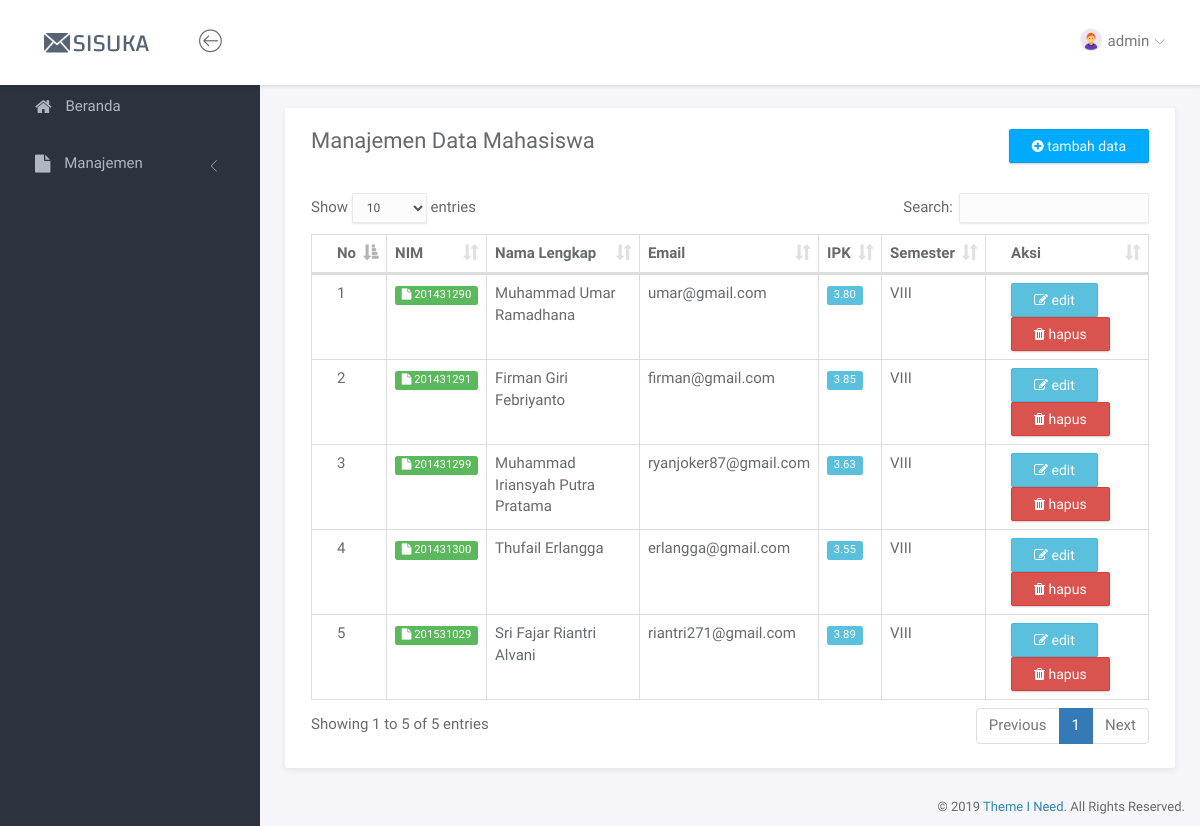
The app's page /index.php?page=mahasiswa (signed in) with its own data.
### tables this page shows
CREATE TABLE `tbl_user` (
  `id_user` int(11) NOT NULL,
  `username` varchar(15) NOT NULL,
  `password` varchar(10) NOT NULL,
  `role` int(2) NOT NULL,
  `terakhir_login` timestamp NULL DEFAULT NULL ON UPDATE CURRENT_TIMESTAMP
);

CREATE TABLE `tbl_mahasiswa` (
  `nim` varchar(15) NOT NULL,
  `nama_lengkap` varchar(100) NOT NULL,
  `email` varchar(50) NOT NULL,
  `ipk` decimal(3,2) NOT NULL,
  `semester` varchar(5) NOT NULL,
  `password` varchar(10) NOT NULL,
  `terakhir_login` timestamp NULL DEFAULT NULL ON UPDATE CURRENT_TIMESTAMP
);

### service.php (called while the page is built, shortened)
<?php
$user       = $_SESSION['username'];
$role       = $_SESSION['role'];
if ($role == 1){
    $sql = mysqli_query($conn, "SELECT * FROM tbl_user WHERE username='$user'");
    $datauser = mysqli_fetch_array($sql);
    $nama = $datauser['username'];
    $photo = 'assets/img/admin.png';
} else {
    $sql = mysqli_query($conn, "SELECT * FROM tbl_mahasiswa WHERE nim='$user'");
    $datauser = mysqli_fetch_array($sql);
    $nama = $datauser['nama_lengkap'];
    $photo = 'assets/img/no-photo.png';
}
?>

### page/mahasiswa/mahasiswa.php (the view, shortened to what this page needs)
<div class="panel panel-headline">
    <div class="panel-heading">
        <div class="row">
            <div class="col-md-12">
                <div class="pull-left">
                    <h3 class="panel-title">Manajemen Data Mahasiswa</h3>
                </div>
                <div class="pull-right">
                    <a href="?page=mahasiswatambah" class="btn btn-primary"><i class="fa fa-plus-circle"></i> tambah data</a>
                </div>
            </div>
        </div>
    </div>
    <div class="panel-body">
        <div class="row">
            <div class="col-md-12">
                <div class="table-responsive">
                    <table class="table table-bordered example">
                        <thead>
                            <tr>
                                <th>No</th>
                                <th>NIM</th>
                                <th>Nama Lengkap</th>
                                <th>Email</th>
                                <th>IPK</th>
                                <th>Semester</th>
                                <th>Aksi</th>
                            </tr>
                        </thead>
                        <tbody>
                            <?php
                            $no = 1;
                            $q = mysqli_query($conn, "SELECT * FROM tbl_mahasiswa");
                            while($data=mysqli_fetch_array($q)){ ?>
                                <tr>
                                    <td><?= $no ?></td>
                                    <td><span class="label label-success"><i class="fa fa-file"></i> <?= $data['nim'] ?></span></td>
                                    <td><?= $data['nama_lengkap'] ?></td>
                                    <td><?= $data['email'] ?></td>
                                    <td><span class="label label-info"><?= $data['ipk'] ?></span></td>
                                    <td><?= $data['semester'] ?></td>
                                    <td>
                                        <a href="?page=mahasiswaedit&id=<?= $data['nim'] ?>" class="btn btn-info"><i class="fa fa-edit"></i> edit</a>
                                        <a href="?page=mahasiswahapus&id=<?= $data['nim'] ?>" class="btn btn-danger"><i class="fa fa-trash"></i> hapus</a>
                                    </td>
                                </tr>
                            <?php $no++; } ?>
                        </tbody>
                    </table>
                </div>
            </div>
        </div>
    </div>
</div>

### header.php (shortened to what this page needs)
<nav class="navbar navbar-default navbar-fixed-top">
			<div class="brand">
				<a href="index.html"><img src="assets/img/sisuka.png" alt="Klorofil Logo" class="img-responsive logo"></a>
			</div>
			<div class="container-fluid">
				<div class="navbar-btn">
					<button type="button" class="btn-toggle-fullwidth"><i class="lnr lnr-arrow-left-circle"></i></button>
				</div>
				<div id="navbar-menu">
					<ul class="nav navbar-nav navbar-right">
						<li class="dropdown">
							<a href="#" class="dropdown-toggle" data-toggle="dropdown"><img src="<?= $photo ?>" class="img-circle" alt="Avatar"> <span><?= $nama ?></span> <i class="icon-submenu lnr lnr-chevron-down"></i></a>
						</li>
					</ul>
				</div>
			</div>
		</nav>

### assets/css/main.css (style rules this page uses)
html { position: relative; min-height: 100%; }
body { background-color: #F3F5F8; font-family: "Source Sans Pro", sans-serif; font-size: 15px; color: #676a6d; }
a { color: #3287B2; }
th { font-weight: 600; }
.navbar-default { -webkit-transition: all 0.3s ease-in-out; -moz-transition: all 0.3s ease-in-out; -ms-transition: all 0.3s ease-in-out; -o-transition: all 0.3s ease-in-out; transition: all 0.3s ease-in-out; -moz-box-shadow: 1px 2px 3px rgba(0, 0, 0, 0.1); -webkit-box-shadow: 1px 2px 3px rgba(0, 0, 0, 0.1); box-shadow: 1px 2px 3px rgba(0, 0, 0, 0.1); -webkit-border-radius: 0; -moz-border-radius: 0; border-radius: 0; padding: 0; margin: 0; border: none; background-color: #fff; }
.navbar-default .brand { float: left; padding: 30px 39px; background-color: #fff; }
.navbar-btn { float: left; padding: 16px 0; }
.navbar-btn button { font-size: 24px; padding: 4px 8px; line-height: .7; border: none; background: none; outline: none; }
.navbar-nav > li > a { padding: 28px 20px; }
.navbar-nav > li > a > i { font-size: 22px; margin-right: 2px; vertical-align: middle; }
.navbar-nav > li > a > i.icon-submenu { margin-left: 2px; margin-right: 0; font-size: 10px; position: relative; top: 2px; }
.navbar-nav > li > a > span { position: relative; top: 2px; }
.navbar-nav > li > a img { width: 22px; margin-right: 2px; }
@media screen and (min-width: 768px) { .navbar-nav.navbar-right { margin-right: 0; } }
.btn { -webkit-border-radius: 2px; -moz-border-radius: 2px; border-radius: 2px; -moz-box-shadow: 0px 1px 2px 0 rgba(0, 0, 0, 0.2); -webkit-box-shadow: 0px 1px 2px 0 rgba(0, 0, 0, 0.2); box-shadow: 0px 1px 2px 0 rgba(0, 0, 0, 0.2); padding: 6px 22px; }
.btn-primary { background-color: #00AAFF; border-color: #00a0f0; }
.panel { -webkit-border-radius: 3px; -moz-border-radius: 3px; border-radius: 3px; -moz-box-shadow: 0 2px 6px rgba(0, 0, 0, 0.08); -webkit-box-shadow: 0 2px 6px rgba(0, 0, 0, 0.08); box-shadow: 0 2px 6px rgba(0, 0, 0, 0.08); background-color: #fff; margin-bottom: 30px; }
.panel .panel-heading, .panel .panel-body, .panel .panel-footer { padding-left: 25px; padding-right: 25px; }
.panel .panel-heading { padding-top: 20px; padding-bottom: 20px; position: relative; }
.panel .panel-heading .panel-title { margin: 0; font-size: 18px; font-weight: 300; }
.panel .panel-body { padding-top: 10px; padding-bottom: 15px; }
.panel.panel-headline .panel-heading { border-bottom: none; }
.panel.panel-headline .panel-heading .panel-title { margin-bottom: 8px; font-size: 22px; font-weight: normal; }
.panel .table > thead > tr > td:first-child, .panel .table > thead > tr > th:first-child, .panel .table > tbody > tr > td:first-child, .panel .table > tbody > tr > th:first-child, .panel .table > tfoot > tr > td:first-child, .panel .table > tfoot > tr > th:first-child { padding-left: 25px; }
.panel .table > thead > tr > td:last-child, .panel .table > thead > tr > th:last-child, .panel .table > tbody > tr > td:last-child, .panel .table > tbody > tr > th:last-child, .panel .table > tfoot > tr > td:last-child, .panel .table > tfoot > tr > th:last-child { padding-left: 25px; }
.label { font-weight: normal; }

### records on screen
tbl_user: username "admin"
tbl_mahasiswa: nim "201431290", nama_lengkap "Muhammad Umar Ramadhana", email "umar@gmail.com", ipk "3.80", semester "VIII"
tbl_mahasiswa: nim "201431291", nama_lengkap "Firman Giri Febriyanto", email "firman@gmail.com", ipk "3.85", semester "VIII"
tbl_mahasiswa: nim "201431299", nama_lengkap "Muhammad Iriansyah Putra Pratama", email "ryanjoker87@gmail.com", ipk "3.63", semester "VIII"
tbl_mahasiswa: nim "201431300", nama_lengkap "Thufail Erlangga", email "erlangga@gmail.com", ipk "3.55", semester "VIII"
tbl_mahasiswa: nim "201531029", nama_lengkap "Sri Fajar Riantri Alvani", email "riantri271@gmail.com", ipk "3.89", semester "VIII"
